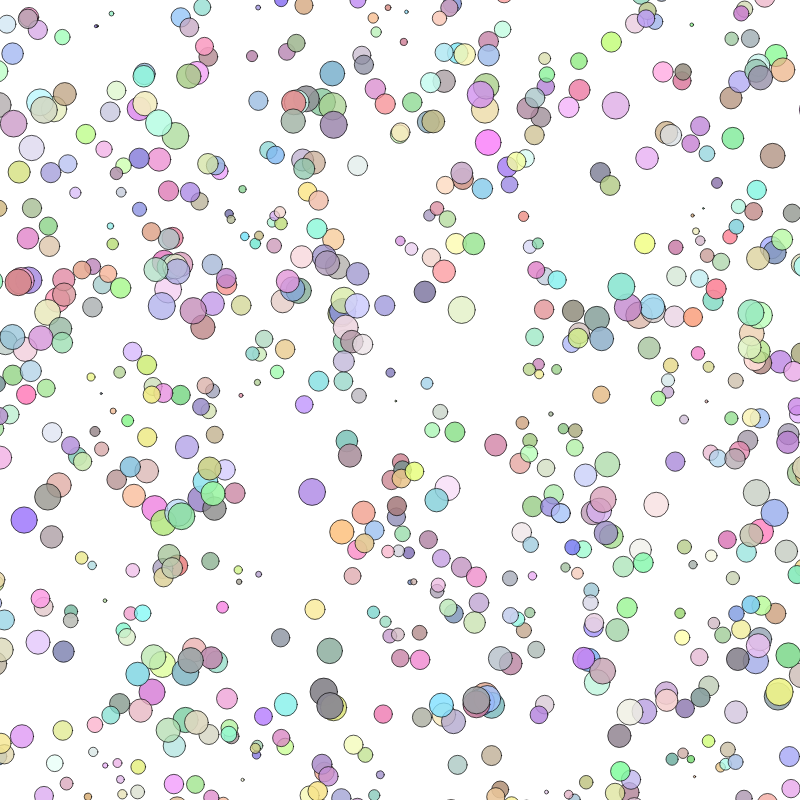
Frame 1 (no input)
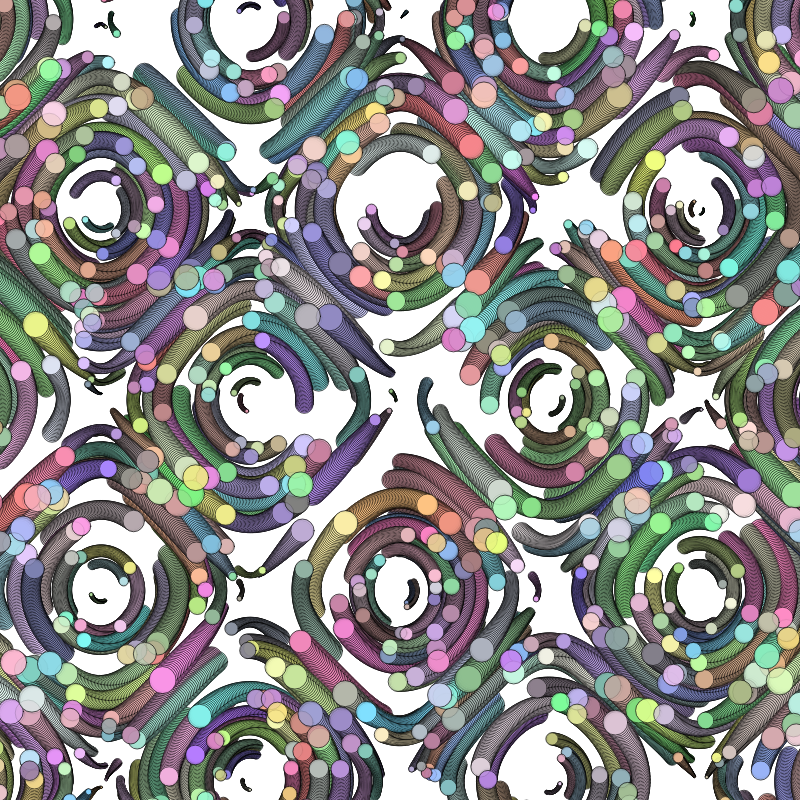
Frame 60 (no input)
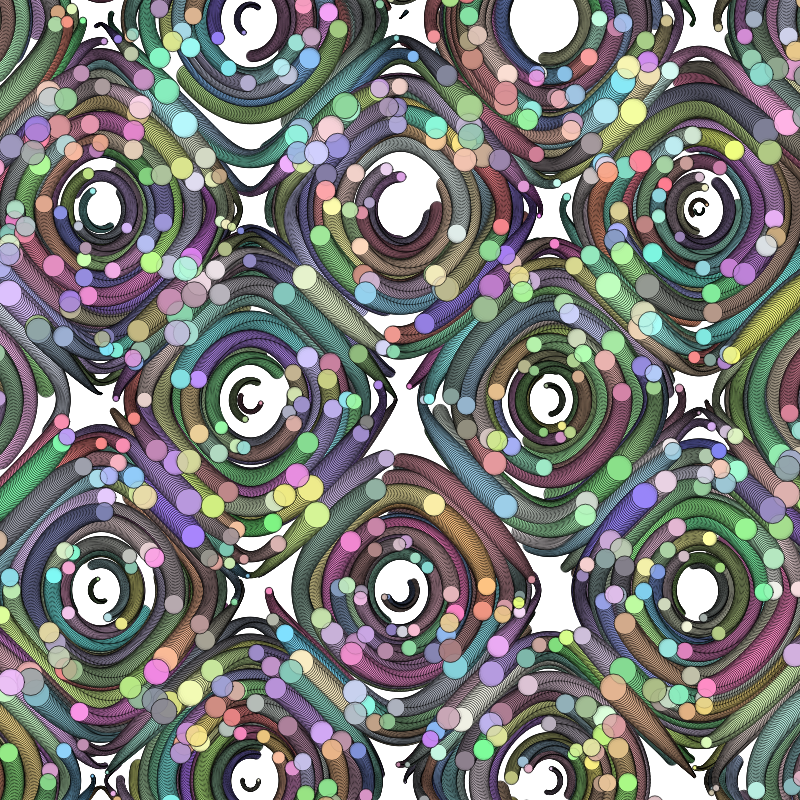
Frame 120 (the mouse pressed at the canvas centre since frame 60)

The p5.js sketch that drew these frames (run headless with seeded random() and noise() and a simulated clock; from frame 60 on, the mouse is pressed at the canvas centre):

// p5.js sketch
// ── sketch.js
var S = 15;
var num = 1000;
var X,Y;
var DX,DY;
var Color;
var a = 0.55;
var b =0.7;
var dt = 0.045;
var zoom = 0.5;

// 函数setup() ：准备阶段
function setup() {
	createCanvas(800,800);
	X = new Array();
	Y = new Array();
	DX = new Array();
	DY = new Array();
	Color = new Array();
	for(var i=0;i<num;i++)
	{
		X[i] = random(-S,S);
		Y[i] = random(-S,S);
		DX[i] = 0;
		DY[i] = 0;
		Color[i] = color(
			random(125,255),
			random(125,255),
			random(125,255),
			random(180,240));
	}
}

// 函数draw()：作画阶段
function draw() {
	fill(255);// 填充白色

	StepDE(dt);
	drawParticles();
}

function StepDE(dt)
{
	for(var i=0;i<num;i++)
	{
		var x = X[i];
		var y = Y[i];

		var dx = sin(a*y)*dt;
		var dy = sin(b*x)*dt;

		x += dx;
		y += dy;

		X[i] = x;
		Y[i] = y;
		DX[i] = dx;
		DY[i] = dy;
	}
}

function drawParticles()
{
	push();
	translate(width/2,height/2);
	scale(zoom*width/12,zoom*height/12);
	strokeWeight(0.02);
	for(var i=0;i<num;i++)
	{
		var dx = DX[i];
		var dy = DY[i];
		var spd = 13*sqrt(dx*dx + dy*dy);
		fill(Color[i]);
		ellipse(X[i],Y[i],spd,spd);
	}
	pop();
}
